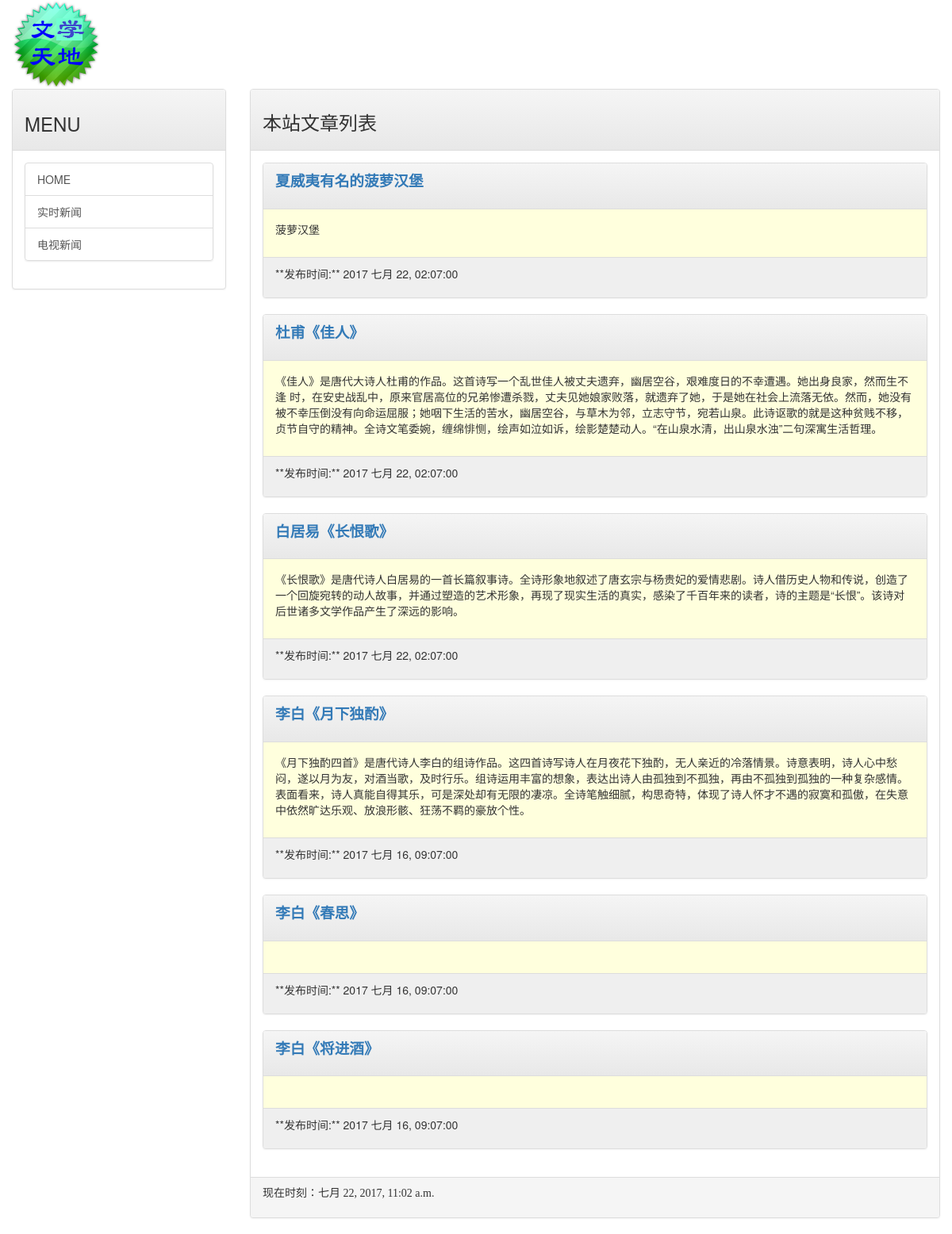
The page / on the database its author committed.
### mainsite/models.py (models this page shows, shortened)
class Post(models.Model):
    title = models.CharField(max_length=200)
    slug = models.CharField(max_length=200)
    body = models.TextField()
    abstract = models.TextField(max_length=300, default="")
    pub_date = models.DateTimeField(default=timezone.now)
    class Meta:
        ordering = ('-pub_date',)

### mainsite/views.py (the view)
# urls.py: url(r'^$', homepage),
def homepage(request):
    template = get_template('index.html')
    posts = Post.objects.all()
    now = datetime.now()
    html = template.render(locals())
    return HttpResponse(html)

### templates/index.html (shortened to what this page needs)
{% extends 'base.html' %}
{% load markdown_deux_tags %}
{% block headmessage %}
    <h3 style="font-family: 'Kaiti TC';">本站文章列表</h3>
{% endblock %}
{% block content %}
    {% for post in posts %}
        <div class="panel panel-default">
            <div class="panel-heading">
                <p style="font-family: '微软雅黑';font-size: 14pt;font-weight: bold">
                    <a href="/post/{{ post.slug }}">{{ post.title }}</a>
                </p>
            </div>
            <div class="panel-body" style="background-color: #ffffdd">
                <p>
                    {{ post.abstract }}
                </p>
            </div>
            <div class="panel-footer" style="background-color: #efefef">
                <p>
                    **发布时间:** {{ post.pub_date | date:"Y M d, h:m:s" }}
                </p>
            </div>
        </div>
    {% endfor %}
{% endblock %}

### rows shown on the page
Post: title "夏威夷有名的菠萝汉堡", abstract "菠萝汉堡", pub_date "2017 七月 22, 02:07:00"
Post: title "杜甫《佳人》", abstract "《佳人》是唐代大诗人杜甫的作品。这首诗写一个乱世佳人被丈夫遗弃，幽居空谷，艰难度日的不幸遭遇。她出身良家，然而生不逢 时，在安史战乱中，原来官居高位的兄弟惨遭杀戮，丈夫见她娘家败落，就遗弃了她，于是她在社会上流落无依。然而，她没有被不幸压倒没有向命运屈服；她咽下生活的苦水，幽居空谷，与草木为邻，立志守节，宛若山泉。此诗讴歌的就是这种贫贱不移，贞节自守的精神。全诗文笔委婉，缠绵悱恻，绘声如泣如诉，绘影楚楚动人。“在山泉水清，出山泉水浊”二句深寓生活哲理。", pub_date "2017 七月 22, 02:07:00"
Post: title "白居易《长恨歌》", abstract "《长恨歌》是唐代诗人白居易的一首长篇叙事诗。全诗形象地叙述了唐玄宗与杨贵妃的爱情悲剧。诗人借历史人物和传说，创造了一个回旋宛转的动人故事，并通过塑造的艺术形象，再现了现实生活的真实，感染了千百年来的读者，诗的主题是“长恨”。该诗对后世诸多文学作品产生了深远的影响。", pub_date "2017 七月 22, 02:07:00"
Post: title "李白《月下独酌》", abstract "《月下独酌四首》是唐代诗人李白的组诗作品。这四首诗写诗人在月夜花下独酌，无人亲近的冷落情景。诗意表明，诗人心中愁闷，遂以月为友，对酒当歌，及时行乐。组诗运用丰富的想象，表达出诗人由孤独到不孤独，再由不孤独到孤独的一种复杂感情。表面看来，诗人真能自得其乐，可是深处却有无限的凄凉。全诗笔触细腻，构思奇特，体现了诗人怀才不遇的寂寞和孤傲，在失意中依然旷达乐观、放浪形骸、狂荡不羁的豪放个性。", pub_date "2017 七月 16, 09:07:00"
Post: title "李白《春思》", pub_date "2017 七月 16, 09:07:00"
Post: title "李白《将进酒》", pub_date "2017 七月 16, 09:07:00"
